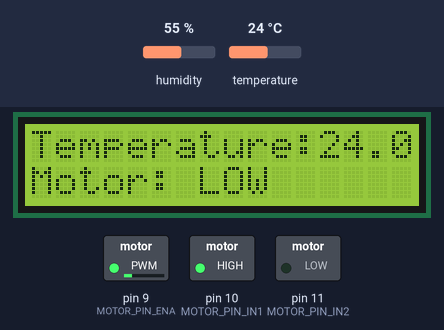
Bench run of a sketch on a simulated Arduino Uno, built with avr-gcc and run on an emulated ATmega328P. Parts: 16×2 character LCD, switched loads named in the sketch (green lamp = pin HIGH). The test bench sets the inputs (shaded band); at power-on: temperature 24 °C, humidity 55 %. What the sketch prints to the serial monitor is not drawn.

Above: at 2.8 s.
2.9 s: temperature set to 28 °C
At 5.5 s:
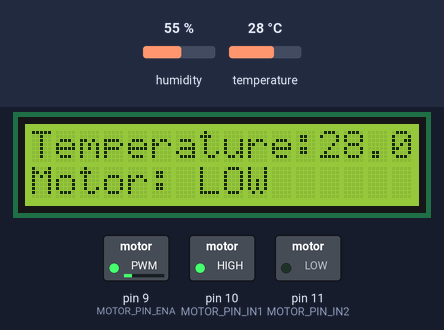
5.9 s: temperature set to 31 °C
At 7.5 s:
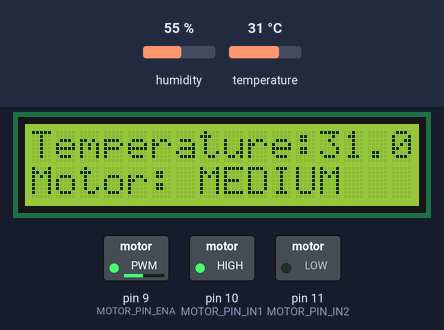
8.9 s: temperature set to 34 °C
At 11.8 s:
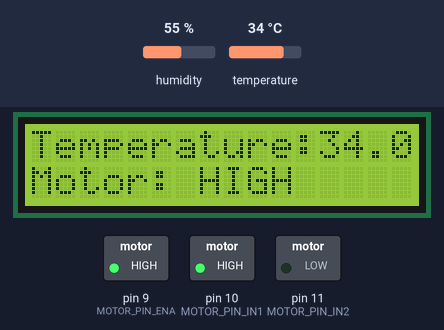
Timing chart, 0 to 13.3 s (numbered marks = the images above; inputs shaded):
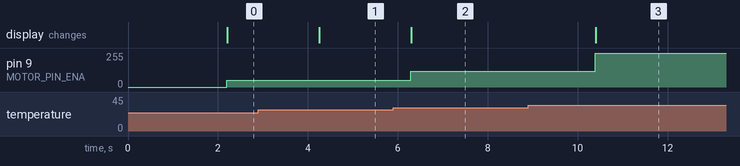

The sketch:

Fan_System.ino
```cpp
#include <Wire.h>
#include <Adafruit_Sensor.h>
#include <DHT.h>
#include <DHT_U.h>
#include <LiquidCrystal_I2C.h>

// ---------------------------
// DHT & LCD Configuration
// ---------------------------
#define DHTPIN 7
#define DHTTYPE DHT11

DHT dht(DHTPIN, DHTTYPE);

LiquidCrystal_I2C lcd(0x27, 16, 2); // Change address if needed after scan

// ---------------------------
// Motor Configuration
// ---------------------------
#define MOTOR_PIN_ENA 9
#define MOTOR_PIN_IN1 10
#define MOTOR_PIN_IN2 11

#define TEMPERATURE_THRESHOLD 29
#define TEMPERATURE_THRESHOLD1 32

// ---------------------------
// Setup
// ---------------------------
void setup() {
  Serial.begin(9600);
  Wire.begin();

  // -------- I2C Scanner --------
  Serial.println("\n--- I2C Scanner Running ---");
  byte error, address;
  int devices = 0;

  for (address = 1; address < 127; address++) {
    Wire.beginTransmission(address);
    error = Wire.endTransmission();

    if (error == 0) {
      Serial.print("I2C Device found at: 0x");
      if (address < 16) Serial.print("0");
      Serial.println(address, HEX);
      devices++;
    }
  }

  if (devices == 0) Serial.println("No I2C devices found!");
  else Serial.println("Scan Complete.\n");

  // -------- Initialize LCD --------
  lcd.init();
  lcd.backlight();
  lcd.begin(16, 2);
  lcd.setCursor(0, 0);
  lcd.print("Temperature:");

  // -------- DHT Start --------
  dht.begin();

  // -------- Motor Pins --------
  pinMode(MOTOR_PIN_ENA, OUTPUT);
  pinMode(MOTOR_PIN_IN1, OUTPUT);
  pinMode(MOTOR_PIN_IN2, OUTPUT);

  // Initial motor direction
  digitalWrite(MOTOR_PIN_IN1, HIGH);
  digitalWrite(MOTOR_PIN_IN2, LOW);
}

// ---------------------------
// Main Program Loop
// ---------------------------
void loop() {
  delay(2000);

  float temperature = dht.readTemperature();

  if (isnan(temperature)) {
    Serial.println("ERROR: Unable to read DHT sensor!");
    lcd.setCursor(0, 1);
    lcd.print("Sensor Error     ");
    return;
  }

  Serial.print("Temperature: ");
  Serial.print(temperature);
  Serial.println(" °C");

  lcd.setCursor(12, 0);
  lcd.print("   ");
  lcd.setCursor(12, 0);
  lcd.print(temperature);

  // -------- Motor Logic Based on Temperature --------
  lcd.setCursor(0, 1);

  if (temperature > TEMPERATURE_THRESHOLD1) {
    analogWrite(MOTOR_PIN_ENA, 255);
    lcd.print("Motor: HIGH     ");
  }
  else if (temperature > TEMPERATURE_THRESHOLD) {
    analogWrite(MOTOR_PIN_ENA, 120);
    lcd.print("Motor: MEDIUM   ");
  }
  else {
    analogWrite(MOTOR_PIN_ENA, 50);
    lcd.print("Motor: LOW      ");
  }
}
```

Measured:
- the behaviour switches between 29 and 30 °C on temperature (found by bisection; images 1 and 2)
- the behaviour switches between 32 and 33 °C on temperature (found by bisection; images 2 and 3)
- after the input at 2.9 s, the display: changes after 1.4 s (image 1)
- after the input at 5.9 s, pin 9 (MOTOR_PIN_ENA): 50/255 → 120/255 after 0.39 s; the display: changes after 0.40 s (image 2)
- after the input at 8.9 s, pin 9 (MOTOR_PIN_ENA): 120/255 → 255/255 after 1.5 s; the display: changes after 1.5 s (image 3)
